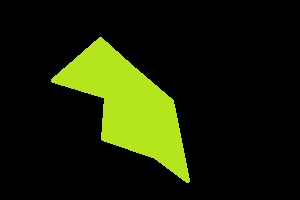
#> input picture image_processing_in_opencv/9_countours_in_opencv/rect.jpg, 300 x 200 px
$ python 6_contour_features_4.py   (older library calls are emulated)
#> lines starting #> are read from the running program, lines starting #| are printed output that depends on the picture; after the words box and inside, x2 and y2 are one past the last pixel; in counts of white or black regions, pixels touching at a corner belong together
#!/usr/bin/env python
# -*- coding: utf-8 -*-
# @Date    : 2018-02-17
# @Author  : Joe

import numpy as np
import cv2


# Bounding Rectangle 包围矩形
# 有两种

	# 1. 横竖型包围矩形 straight bounding rectangle
		# 只是一个横竖型的包围矩形，并没有考虑物体的旋转
		# 所以这个包围矩形的面积并不是最低的。
		# cv2.boundingRect()
		# (x,y)是这个矩形的左上角点坐标
		# (w,h)是这个矩形的宽和高

	# 2. 旋转后的矩形包围
		# 这里的包围盒是经过旋转后的，面积是最小的。
		# cv2.minAreaRect()
		# 返回值是一个 Box2D 结构的信息包含了一下内容：
			# 左上角坐标点(x,y)
			# 矩形的宽和高(width, height)
			# 矩形的旋转角度
		# 但是要绘制出这个矩形我们需要4个点，这样
		# 就从 cv2.boxPoint() 来获得


img = cv2.imread('rect.jpg')
#> img is the input picture: shape (200, 300, 3); mean B, G, R 4.6, 32.1, 25.4
img_gray = cv2.cvtColor(img, cv2.COLOR_BGR2GRAY)
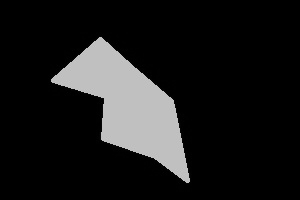
#> img_gray: shape (200, 300); min 0, max 200, mean 26.9
ret, thresh = cv2.threshold(img_gray, 127, 255, 0)
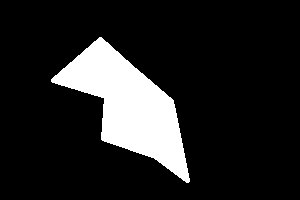
#> thresh: shape (200, 300); 14% white; 1 white region
img_c, contours, hierarchy = cv2.findContours(thresh, 1, 2)
#> contours = 1 contour; box (x1, y1, x2, y2) and area: (51, 37, 190, 183) 8192

cnt = contours[0]
#> cnt = contour of 162 points, box (x1, y1, x2, y2) (51, 37, 190, 183), area 8192

x, y, w, h = cv2.boundingRect(cnt)
#> x = 51; y = 37; w = 139; h = 146
img = cv2.rectangle(img, (x,y), (x+w, y+h), (0, 255, 0), 2)
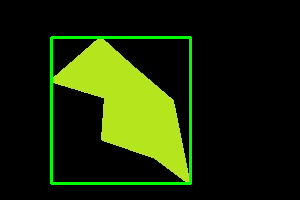
#> img: shape (200, 300, 3); 2.84% of pixels changed, all inside (x1, y1, x2, y2) = (50, 36, 192, 185)

rect = cv2.minAreaRect(cnt)
#> rect = ((132.6, 115.5), (77.11, 171), -48.88)
box = cv2.boxPoints(rect)
#> box = [[171.7, 200.8], [42.84, 88.35], [93.55, 30.26], [222.4, 142.7]]
box = np.int0(box)
#> box = [[171, 200], [42, 88], [93, 30], [222, 142]]

im = cv2.drawContours(img, [box], 0, (0,0,255), 2)
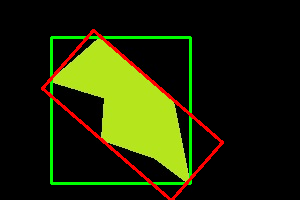
#> im: shape (200, 300, 3); mean B, G, R 4.4, 38.1, 31.5


cv2.imshow('rect', img)

cv2.waitKey(0)
cv2.destroyAllWindows()
